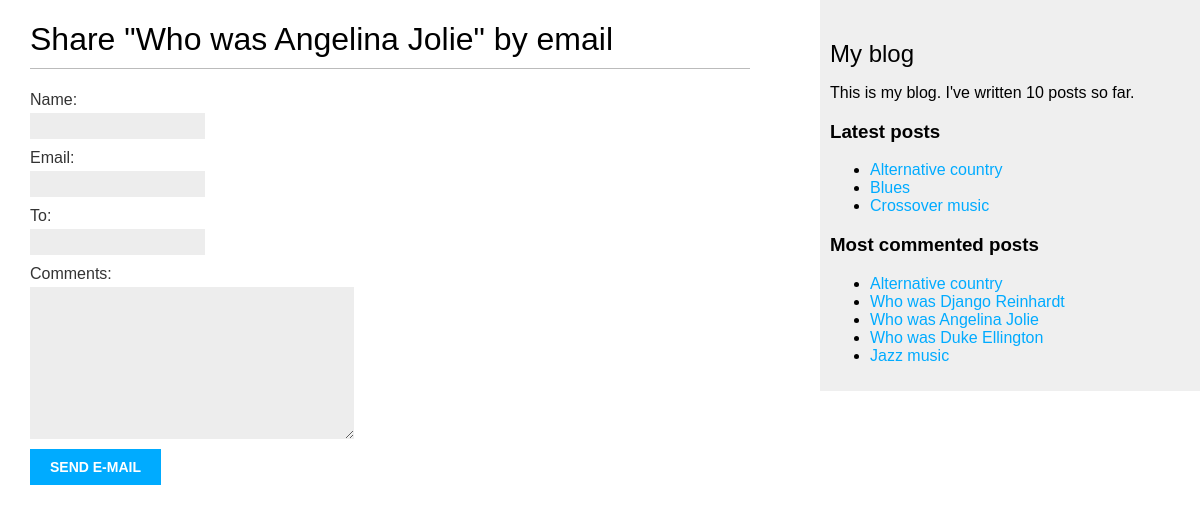
The app's page /blog/4/share/, older data.
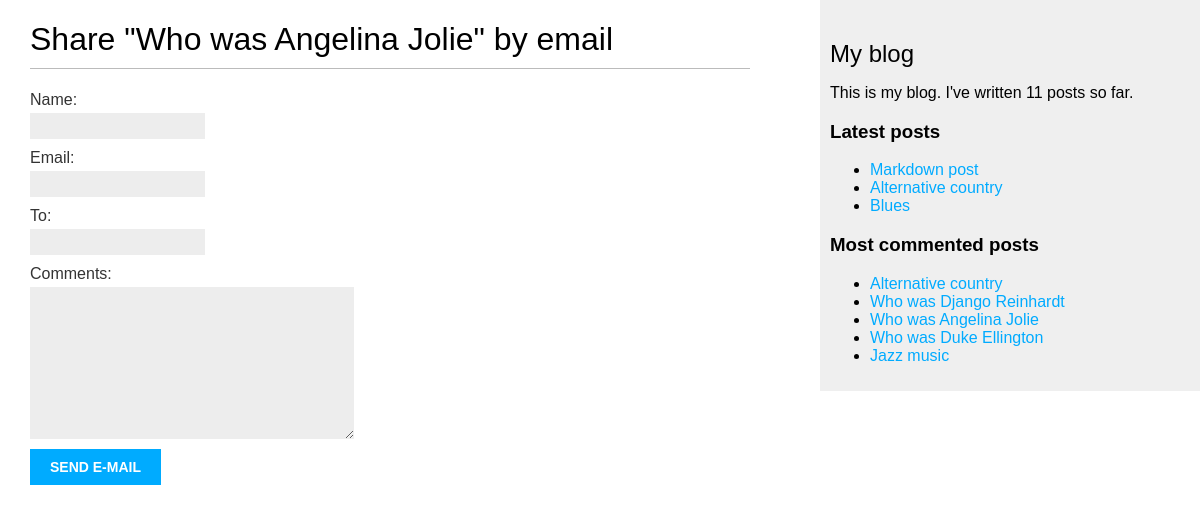
The same page, newer data.
### blog/models.py (models this page shows, shortened)
class Post(models.Model):
    class Status(models.TextChoices):
        DRAFT = 'DF', 'Draft'
        PUBLISHED = 'PB', 'Published'
    title = models.CharField(max_length=250)
    slug = models.SlugField(max_length=250, unique_for_date='publish')
    author = models.ForeignKey(User, on_delete=models.CASCADE, related_name='blog_posts')
    body = models.TextField()
    publish = models.DateTimeField(default=timezone.now)
    created = models.DateTimeField(auto_now_add=True)
    updated = models.DateTimeField(auto_now=True)
    status = models.CharField(max_length=2, choices=Status.choices, default=Status.DRAFT)
    objects = models.Manager()
    published = PublishedManager()
    tags = TaggableManager()
    class Meta:
        ordering = ['-publish']
        indexes = [
            models.Index(fields=['-publish']),
        ]
    def get_absolute_url(self):
        return reverse(viewname='blog:post_detail',
                       args=[
                           self.publish.year,
                           self.publish.month,
                           self.publish.day,
                           self.slug
                       ])

### blog/views.py (the view)
# urls.py: path("<int:post_pk>/share/", views.post_share, name="post_share"),
def post_share(request, post_pk):
    post = get_object_or_404(Post,
                             pk=post_pk,
                             status=Post.Status.PUBLISHED)
    sent = False
    if request.method == 'POST':
        form = EmailPostForm(request.POST)
        if form.is_valid():
            cd = form.cleaned_data
            post_url = request.build_absolute_uri(post.get_absolute_url())
            subject = f"{cd['name']} recommends you read {post.title}"
            message = f"Read {post.title} at {post_url}\n\n{cd['name']}\' comments: {cd['comments']}"
            send_mail(
                subject=subject,
                message=message,
                from_email='btimur.mail@gmail.com',
                recipient_list=[cd['to']]
            )
            sent = True
    else:
        form = EmailPostForm()
    context = {
        "post": post,
        "form": form,
        'sent': sent
    }
    return render(request=request,
                  template_name="blog/post/share.html",
                  context=context)

### blog/forms.py
class EmailPostForm(forms.Form):
    name = forms.CharField(max_length=25)
    email = forms.EmailField()
    to = forms.EmailField()
    comments = forms.CharField(widget=forms.Textarea, required=False)

### blog/models.py (called while the page is built)
    def get_queryset(self):
        return super().get_queryset().filter(status=Post.Status.PUBLISHED)

### blog/templatetags/blog_tags.py (called while the page is built)
@register.simple_tag
def total_posts():
    return Post.published.count()

@register.inclusion_tag('blog/post/latest_posts.html')
def show_latest_posts(count=5):
    latest_posts = Post.published.order_by('-publish')[:count]
    return {'latest_posts': latest_posts}

@register.simple_tag
def get_most_commented_posts(count=5):
    return Post.published.annotate(total_comments=Count('comments')).order_by('-total_comments')[:count]

### blog/templates/blog/post/share.html (shortened to what this page needs)
{% extends 'blog/base.html' %}
{% block content %}
{% if sent %}
<h1>E-mail successfully sent</h1>
<p>
    "{{ post.title }}" was successfully sent to "{{ form.cleaned_data.to }}".
</p>
{% else %}
<h1>Share "{{ post.title }}" by email</h1>
<form method="post">
    {{ form.as_p }}
    <input type="submit" value="Send e-mail">
</form>
{% endif %}
{% endblock %}

### blog/templates/blog/base.html (shortened to what this page needs)
{% load blog_tags %}
{% load static %}
<!DOCTYPE html>
<html lang="en">
<head>
    <link rel="stylesheet" href="{% static 'css/blog.css' %}">
</head>
<body>
    <div id="content">
        {% block content %}{% endblock %}
    </div>
    <div id="sidebar">
        <h2>My blog</h2>
        <p>
            This is my blog.
            I've written {% total_posts %} posts so far.
        </p>
        <h3>Latest posts</h3>
        {% show_latest_posts 3 %}
        <h3>Most commented posts</h3>
        {% get_most_commented_posts as most_commented_posts %}
        <ul>
            {% for post in most_commented_posts %}
            <li>
                <a href="{{ post.get_absolute_url }}">{{ post.title }}</a>
            </li>
            {% endfor %}
        </ul>
    </div>
</body>
</html>

### blog/templates/blog/post/latest_posts.html
<ul>
    {% for post in latest_posts %}
    <li>
        <a href="{{ post.get_absolute_url }}">{{ post.title }}</a>
    </li>
    {% endfor %}
</ul>

Row changes from the older to the newer data that the page shows:
no longer on this page (row unchanged): Post: title "Crossover music", shown under "Latest posts"
added Post: title "Markdown post", shown under "Latest posts"
Text that changed along with them:
text no longer shown: "10"
text now shown: "11"
